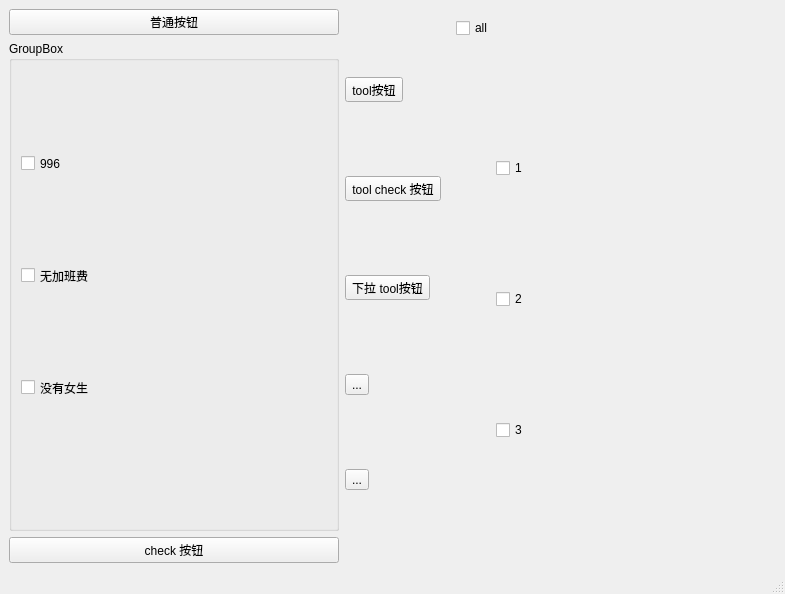
<?xml version="1.0" encoding="UTF-8"?>
<ui version="4.0">
 <class>MainWindow</class>
 <widget class="QMainWindow" name="MainWindow">
  <property name="geometry">
   <rect>
    <x>0</x>
    <y>0</y>
    <width>785</width>
    <height>594</height>
   </rect>
  </property>
  <property name="windowTitle">
   <string>MainWindow</string>
  </property>
  <widget class="QWidget" name="centralwidget">
   <layout class="QHBoxLayout" name="horizontalLayout">
    <item>
     <layout class="QVBoxLayout" name="verticalLayout_2">
      <item>
       <widget class="QPushButton" name="pushButton">
        <property name="text">
         <string>普通按钮</string>
        </property>
       </widget>
      </item>
      <item>
       <widget class="QGroupBox" name="groupBox">
        <property name="title">
         <string>GroupBox</string>
        </property>
        <widget class="QCheckBox" name="btn996">
         <property name="geometry">
          <rect>
           <x>12</x>
           <y>113</y>
           <width>51</width>
           <height>19</height>
          </rect>
         </property>
         <property name="text">
          <string>996</string>
         </property>
        </widget>
        <widget class="QCheckBox" name="nomoney">
         <property name="geometry">
          <rect>
           <x>12</x>
           <y>225</y>
           <width>87</width>
           <height>19</height>
          </rect>
         </property>
         <property name="text">
          <string>无加班费</string>
         </property>
        </widget>
        <widget class="QCheckBox" name="nogirl">
         <property name="geometry">
          <rect>
           <x>12</x>
           <y>337</y>
           <width>87</width>
           <height>19</height>
          </rect>
         </property>
         <property name="text">
          <string>没有女生</string>
         </property>
        </widget>
       </widget>
      </item>
      <item>
       <widget class="QPushButton" name="checkBtn">
        <property name="text">
         <string>check 按钮</string>
        </property>
       </widget>
      </item>
     </layout>
    </item>
    <item>
     <layout class="QVBoxLayout" name="verticalLayout">
      <item>
       <widget class="QToolButton" name="toolButton">
        <property name="text">
         <string>tool按钮</string>
        </property>
       </widget>
      </item>
      <item>
       <widget class="QToolButton" name="toolButton_check">
        <property name="text">
         <string>tool check 按钮</string>
        </property>
       </widget>
      </item>
      <item>
       <widget class="QToolButton" name="toolButton_menu">
        <property name="text">
         <string>下拉 tool按钮</string>
        </property>
       </widget>
      </item>
      <item>
       <widget class="QToolButton" name="toolButton_action">
        <property name="text">
         <string>...</string>
        </property>
       </widget>
      </item>
      <item>
       <widget class="QToolButton" name="toolButton_arrow">
        <property name="text">
         <string>...</string>
        </property>
       </widget>
      </item>
     </layout>
    </item>
    <item>
     <widget class="QWidget" name="widget" native="true">
      <layout class="QVBoxLayout" name="verticalLayout_4">
       <item>
        <widget class="QCheckBox" name="checkBox_all">
         <property name="text">
          <string>all</string>
         </property>
        </widget>
       </item>
       <item>
        <widget class="QWidget" name="widget_2" native="true">
         <layout class="QVBoxLayout" name="verticalLayout_3">
          <property name="leftMargin">
           <number>40</number>
          </property>
          <item>
           <widget class="QCheckBox" name="checkBox">
            <property name="text">
             <string>1</string>
            </property>
           </widget>
          </item>
          <item>
           <widget class="QCheckBox" name="checkBox_2">
            <property name="text">
             <string>2</string>
            </property>
           </widget>
          </item>
          <item>
           <widget class="QCheckBox" name="checkBox_3">
            <property name="text">
             <string>3</string>
            </property>
           </widget>
          </item>
         </layout>
        </widget>
       </item>
      </layout>
     </widget>
    </item>
   </layout>
  </widget>
  <widget class="QMenuBar" name="menubar">
   <property name="geometry">
    <rect>
     <x>0</x>
     <y>0</y>
     <width>785</width>
     <height>26</height>
    </rect>
   </property>
  </widget>
  <widget class="QStatusBar" name="statusbar"/>
 </widget>
 <resources/>
 <connections/>
</ui>
